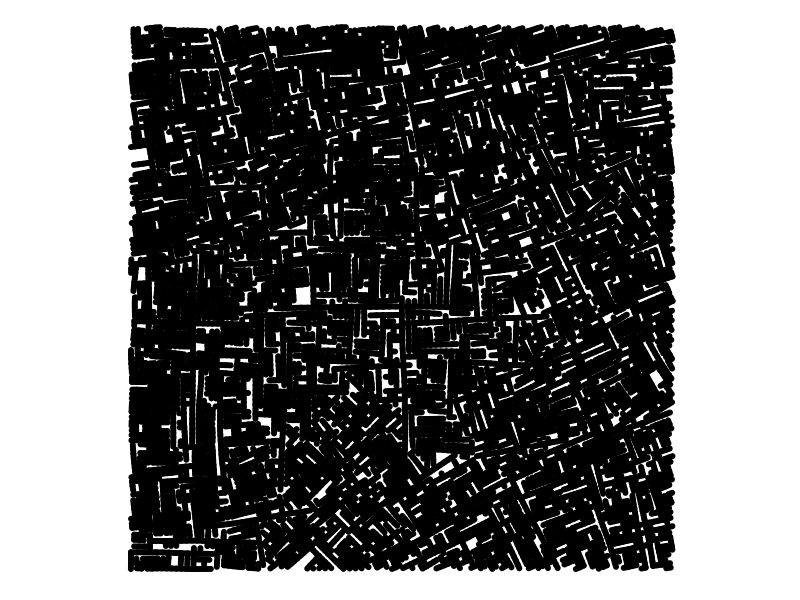

The R script that drew this image:
# Metropolis
# https://github.com/paulvanderlaken/generative-art
# Based on Marcus Volz's generative city: https://marcusvolz.com/#generative-city

library(ggplot2)
options(scipen = 999)

generate_metropolis = function(seed,
                               n = 5e4,
                               max_trials = 250,
                               max_exceeds = 50,
                               r = 0.6,
                               angle = 2*pi/180,
                               p_branch = 0.1,
                               width = 80,
                               height = 80) {

  # Parameters plotting
  line_size = 2
  bg_col = 'white'
  margin_cm = 2

  # Initialise data frames
  points <- data.frame(x = numeric(n), y = numeric(n), dir = numeric(n), level = integer(n))
  edges <-  data.frame(x = numeric(n), y = numeric(n), xend = numeric(n), yend = numeric(n), level = integer(n))

  # Set initial point in center
  points[['x']][1] = width / 2
  points[['y']][1] = height / 2

  # Make reproducible
  set.seed(seed)

  # Main loop
  i <- 2 # start at second point
  n_exceeds = n_trials = trial = 0
  while (i <= n & n_exceeds < max_exceeds) {
    if (n_trials > max_trials) {
      n_exceeds = n_exceeds + 1
    }
    valid <- FALSE
    n_trials = 0
    while (!valid) {
      if (trial > max_trials / 10 | i < 500) {
        # Pick a point at random
        options = seq(1:(i-1))
        random_point <- points[sample(options, 1), ]
      } else {
        # Pick a point among last x
        last = (1 + trial) * 20
        options = max(c(i-last, 1)):i
        random_point <- points[sample(options, 1), ]
      }
      branch <- ifelse(runif(1, 0, 1) <= p_branch, TRUE, FALSE)
      alpha <- random_point$dir[1] + runif(1, -angle, angle) + (branch * (ifelse(runif(1, 0, 1) < 0.5, -1, 1) * pi/2))
      v <- c(cos(alpha), sin(alpha)) * r * (1 + 1 / ifelse(branch, random_point$level[1]+1, random_point$level[1])) # Create directional vector
      xj <- random_point$x[1] + v[1]
      yj <- random_point$y[1] + v[2]
      lvl <- random_point$level[1]
      lvl_new <- ifelse(branch, lvl+1, lvl)
      if(xj < 0 | xj > width | yj < 0 | yj > height) {
        trial = trial + 1
        next
      }
      d = sqrt((xj - points[['x']])^2 + (yj - points[['y']])^2)
      if (min(d) >= 1 * r) {
        points[i, ] <- c(xj, yj, alpha, lvl_new)
        edges[i, ] <- c(xj, yj, random_point$x[1], random_point$y[1], lvl_new)
        valid <- TRUE
        trial = 0
      } else {
        trial = trial + 1
      }
      n_trials = max(c(n_trials, trial))
    }
    i <- i + 1
    cat('\r', i, '/', n,
        paste0('(', formatC(i/n*100, digits = 1, format = 'f'), '%', ')'), '-',
        'trials:', n_trials, '-',
        'exceeds:', n_exceeds, '/', max_exceeds,
        paste0('(', formatC(n_exceeds/max_exceeds*100, digits = 0, format = 'f'), '%', ')'),
        '\t\t\t')
  }


  # Create plot

  edges_selection <- edges[edges$level > 0, ]

  p <- ggplot(data = edges_selection) +
    geom_segment(aes(x, y, xend = xend, yend = yend, size = -level), lineend = "round") +
    lims(x = c(0, width), y = c(0, height)) +
    coord_equal() +
    scale_size_continuous(range = c(line_size, line_size)) +
    theme(plot.caption = element_text(color = "green", size = 24),
          axis.title = element_blank(),
          axis.text = element_blank(),
          axis.ticks = element_blank(),
          axis.line = element_blank(),
          legend.position = "none",
          plot.background = element_rect(fill = bg_col, colour = bg_col),
          panel.background = element_rect(fill = bg_col, colour = bg_col),
          panel.border = element_blank(),
          panel.grid = element_blank(),
          panel.spacing=unit(c(0,0,0,0), "null"),
          plot.margin = unit(c(0,0,0,0), "null"),
          strip.background = element_blank(),
          strip.text = element_blank()) +
    # labs(caption = paste(paste0('seed:', seed),
    #                      paste0('r:', r),
    #                      paste0('angle:', round(angle, 3)),
    #                      paste0('p_branch:', p_branch)
    # )) +
    NULL

  # Save plot
  save_plot = function (p) {
    dir = "example_code"
    if (!dir.exists(dir)) {
      dir.create(dir)
    }
    files = list.files(dir)
    nrs = gsub('\\s?\\..+', '', files)
    nrs = gsub('[^0-9]', '', files)
    nrs = as.numeric(nrs)
    nr = length(files)
    while (nr %in% nrs) {
      nr = nr + 1
    }
    cat('\n')
    cat(paste0('Plot nr', nr))
    # ggsave(paste0(dir, '/', nr, '.png'), p, width = width, height = height , units = "cm", dpi = 300)
    ggsave(paste0(dir, '/', nr, '.pdf'), p, width = width , height = height, units = "cm", dpi = 600)
  }

  save_plot(p)
}

generate_metropolis(seed = 20191108, r = 0.62, angle = 0.03, p_branch = 0.1)
